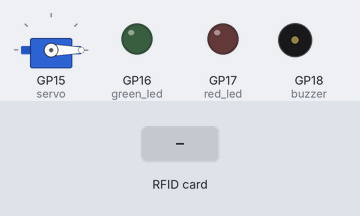
This program was run on a simulated Raspberry Pi Pico running MicroPython. On the bench: servo, output pins drawn as LEDs (lit = HIGH), buzzer (waves = sounding, pin HIGH). The inputs (shaded band) are chosen by the test bench. The interpreter's speed is modelled, so counts of loop turns are approximate; the RFID card's data blocks start empty; servo angles are drawn from the pulse width (0.5 ms = 0°, 2.5 ms = 180°); library files of the repository ran but are not shown: mfrc522.py; pins used as bus, display or sensor lines are not drawn; what the program prints to the serial console is not drawn.

Above: at 1.2 s.
1.3 s: RFID card 01 F5 16 5D held to the reader
At 3.4 s:
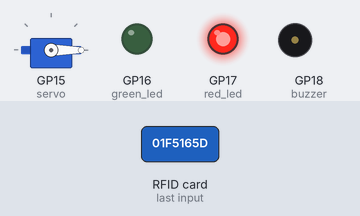
4.3 s: RFID card 5E 7A 19 C4 held to the reader
At 4.66 s:
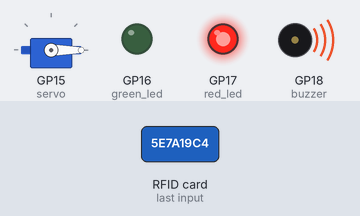
Timing chart, 0 to 9.0 s (numbered marks = the images above; inputs shaded):
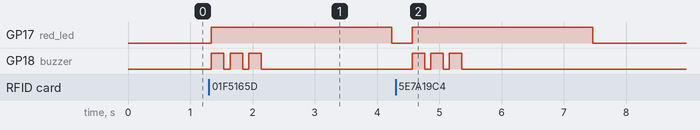

The program:

RFID_Access_Control_System.py
```python
# ============================================
# RFID ACCESS CONTROL SYSTEM (FINAL VERSION)
# UID + NAME MATCH (HIGH SECURITY)
# ============================================

from mfrc522 import MFRC522
from machine import Pin, PWM
import utime

# =========================
# CONFIGURATION
# =========================
DEFAULT_KEY = [0xFF] * 6
BLOCK_ADDR = 1  # Block storing NAME

# Authorized Database (UID + NAME must match)
AUTHORIZED_USERS = [
    {
         "uid": [1, 245, 22, 93],"name": "Phal Somnang"},
]

# =========================
# HARDWARE SETUP
# =========================
reader = MFRC522(
    sck=10,
    mosi=11,
    miso=12,
    rst=8,
    cs=13,
    spi_id=1
)

green_led = Pin(16, Pin.OUT)
red_led = Pin(17, Pin.OUT)
buzzer = Pin(18, Pin.OUT)

servo = PWM(Pin(15))
servo.freq(50)

# =========================
# SERVO CONTROL
# =========================
def servo_angle(angle):
    duty = int(1638 + (angle / 180) * 8192)
    servo.duty_u16(duty)

def lock_door():
    servo_angle(0)

def unlock_door():
    servo_angle(90)

# =========================
# BUZZER
# =========================
def beep_success():
    for _ in range(2):
        buzzer.on()
        utime.sleep(0.1)
        buzzer.off()
        utime.sleep(0.1)

def beep_error():
    for _ in range(3):
        buzzer.on()
        utime.sleep(0.2)
        buzzer.off()
        utime.sleep(0.1)

# =========================
# LED CONTROL
# =========================
def access_granted():
    green_led.on()
    red_led.off()

def access_denied():
    red_led.on()
    green_led.off()

def reset_led():
    green_led.off()
    red_led.off()

# =========================
# RFID FUNCTIONS
# =========================
def read_card():
    (stat, _) = reader.request(reader.REQIDL)
    if stat == reader.OK:

        (stat, uid) = reader.SelectTagSN()
        if stat == reader.OK:

            # Authenticate block
            if reader.auth(reader.AUTHENT1A, BLOCK_ADDR, DEFAULT_KEY, uid) == reader.OK:
                (stat, data) = reader.read(BLOCK_ADDR)

                if stat == reader.OK:
                    text = ''.join(chr(i) for i in data if 32 <= i <= 126)
                    reader.stop_crypto1()
                    return uid, text

    return None, None

# =========================
# AUTHENTICATION LOGIC
# =========================
def is_authorized(uid, name):
    for user in AUTHORIZED_USERS:
        if user["uid"] == uid and user["name"] == name:
            return True
    return False

# =========================
# MAIN SYSTEM
# =========================
print("=== RFID ACCESS CONTROL SYSTEM READY ===")
lock_door()

last_uid = None

while True:
    reader.init()

    uid, name = read_card()

    if uid is not None:

        # Prevent duplicate scans
        if uid == last_uid:
            utime.sleep_ms(500)
            continue

        last_uid = uid

        print("\n🔹 Card detected")
        print("UID:", uid)
        print("Name:", name)

        if is_authorized(uid, name):
            print("ACCESS GRANTED")

            access_granted()
            beep_success()

            unlock_door()
            utime.sleep(3)

            lock_door()
            reset_led()

        else:
            print("ACCESS DENIED")

            access_denied()
            beep_error()

            utime.sleep(2)
            reset_led()

    utime.sleep_ms(300)
```

Measured:
- after the input at 1.3 s, GP17 (red_led): LOW → HIGH at once, → LOW 2.9 s later; GP18 (buzzer): alternates HIGH for 0.20 s and LOW for 0.10 s, 6 changes in all, then stays LOW, starting at once
- after the input at 4.3 s, GP17 (red_led): LOW → HIGH after 0.26 s, → LOW 2.9 s later; GP18 (buzzer): alternates HIGH for 0.20 s and LOW for 0.10 s, 6 changes in all, then stays LOW, starting after 0.26 s
